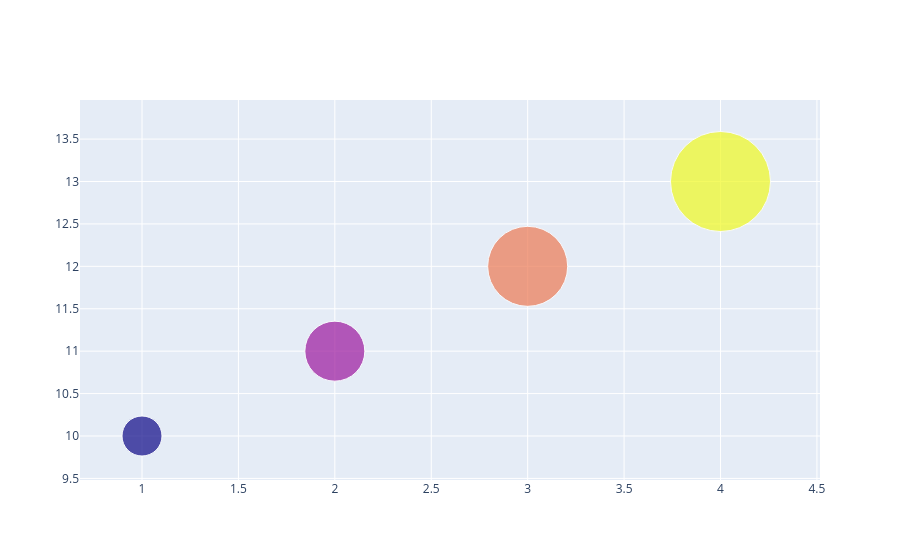

Write notebook code for a chart like this one.
### Markdown cell above
## Grafico de bolha

### Code cell
import plotly.graph_objects as go

fig = go.Figure(
    data=go.Scatter(
        x=[1,2,3,4],
        y=[10,11,12,13],
        mode='markers',
        marker=dict(size=[40, 60, 80, 100], color=[1,2,3,4])
    )
)

fig.show()

### Figure 1 — Plotly figure (JSON) as saved in the notebook; plotly's stock layout.template omitted (floating-point values rounded to 4 significant figures)
{"data": [{"marker": {"color": [1, 2, 3, 4], "size": [40, 60, 80, 100]}, "mode": "markers", "type": "scatter", "x": [1, 2, 3, 4], "y": [10, 11, 12, 13]}], "layout": {}}
